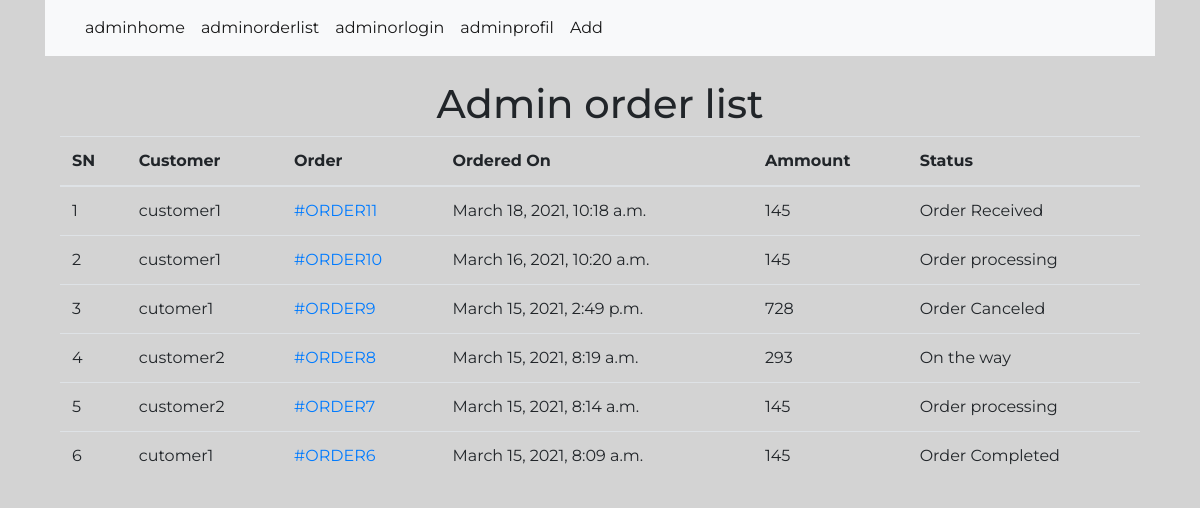
The page /blog/adminorderlist/ (signed in) on the database its author committed.
### blog/models.py (models this page shows)
class Order(models.Model):
    cart =models.OneToOneField(Cart,on_delete = models.CASCADE)
    ordered_by =models.CharField(max_length=255)
    shipping_address =models.CharField(max_length=255)
    mobile = models.CharField(max_length=10)
    email = models.EmailField(null = True,blank = True)
    subtotal = models.PositiveIntegerField()
    discount = models.PositiveIntegerField()
    total = models.PositiveIntegerField()
    order_status = models.CharField(max_length=50,choices = ORDER_STATUS)
    createdat = models.DateTimeField(auto_now_add = True)

### blog/views.py (the view)
# urls.py: path('adminorderlist/',AdminOrderList.as_view(),name='adminorderlist'),
class AdminOrderList(AdminRequireMixin,ListView):
    template_name = "adminpages/adminorderlist.html"
    queryset = Order.objects.all().order_by('-id')
    context_object_name ='allorders'

### blog/views.py (called while the page is built)
   def dispatch(self,request,*args,**kwargs):
        if request.user.is_authenticated and Admin.objects.filter(user = request.user).exists():
            pass
        else:
            return redirect("adminloginform")
        return super().dispatch(request,*args,**kwargs)

### blog/templates/adminpages/adminorderlist.html (shortened to what this page needs)
{% extends "adminpages/base.html" %}
{% load static %}
{% block body %}
<div class="container">
	<h1 class="text-center">Admin order list</h1>
	<table class="table">
				<thead>
					<tr>
					<th>SN</th>
					<th>Customer</th>
					<th>Order</th>
					<th>Ordered On</th>
					<th>Ammount</th>
					<th>Status</th>
				</tr>
				</thead>
				<tbody>
					{% for order in allorders %}
					<tr>
						<td>{{forloop.counter}}</td>
						<td>{{order.ordered_by}}</td>
						<td ><a href="{% url 'blog:adminorderdetail' order.pk %}">#ORDER{{order.id}}</a></td>
						<td>{{order.createdat}}</td>
						<td>{{order.total}}</td>
						<td>{{order.order_status}}</td>
					</tr>
					{% endfor %}
				</tbody>
			</table>
</div>
{% endblock %}

### blog/templates/adminpages/base.html (shortened to what this page needs)
<!DOCTYPE html>
<html lang="en">
<head>
	<link rel="stylesheet" href="https://cdn.jsdelivr.net/npm/bootstrap@4.5.3/dist/css/bootstrap.min.css">
</head>
<body class="container">
     <nav class="navbar navbar-expand-sm navbar-light bg-light mb-4" >
        <div class="collapse navbar-collapse" id="navbarsExample03">
          <ul class="navbar-nav mr-auto">
            <li class="nav-item active">
              <a class="nav-link" href="{% url 'blog:adminhome' %}">adminhome <span class="sr-only">(current)</span></a>
            </li>
           	<li class="nav-item active">
              <a class="nav-link" href="{% url 'blog:adminorderlist'%}">adminorderlist</a>
           	</li>
              <li class="nav-item active">
              <a class="nav-link" href="{% url 'blog:adminloginform'%}">adminorlogin</a>
            </li>
             <li class="nav-item active">
              <a class="nav-link" href="{% url 'blog:adminhome'%}">adminprofil</a>
            </li>
            <li class="nav-item active">
              <a class="nav-link" href="{% url 'blog:platform'%}">Add</a>
            </li>
           </ul>
        </div>
      </nav>
      {% block content %}
      {% block body %}{% endblock %}
      {% endblock %}
</body>
</html>

### blog/templates/adminpages/base.html (style rules this page uses)
.container { font-family: 'Montserrat', sans-serif; background-color:lightgray; }

### rows shown on the page
Order: ordered_by "customer1", id "11", createdat "March 18, 2021, 10:18 a.m.", total "145", order_status "Order Received"
Order: ordered_by "customer1", id "10", createdat "March 16, 2021, 10:20 a.m.", total "145", order_status "Order processing"
Order: ordered_by "cutomer1", id "9", createdat "March 15, 2021, 2:49 p.m.", total "728", order_status "Order Canceled"
Order: ordered_by "customer2", id "8", createdat "March 15, 2021, 8:19 a.m.", total "293", order_status "On the way"
Order: ordered_by "customer2", id "7", createdat "March 15, 2021, 8:14 a.m.", total "145", order_status "Order processing"
Order: ordered_by "cutomer1", id "6", createdat "March 15, 2021, 8:09 a.m.", total "145", order_status "Order Completed"
